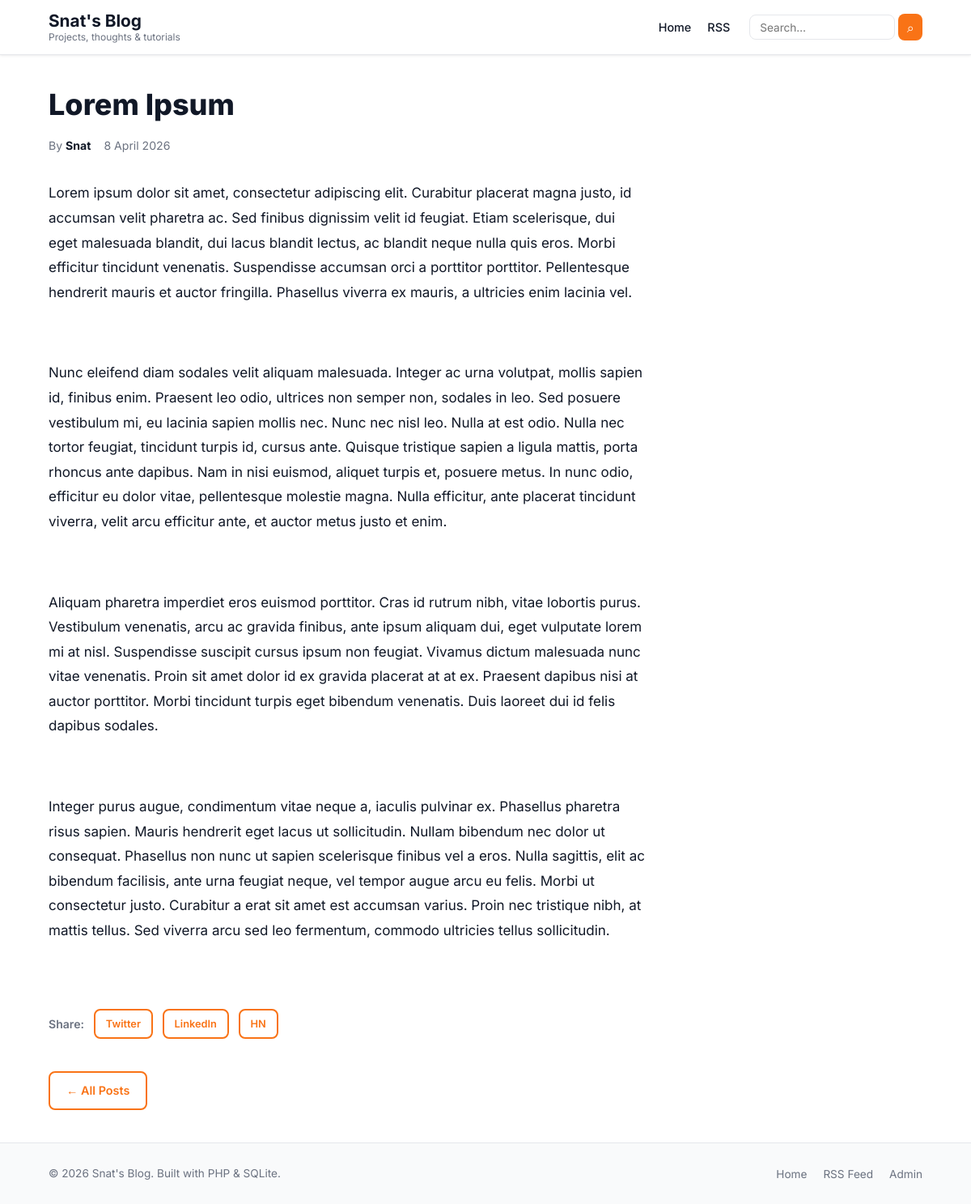
The page /post.php?id=1 on the database its author committed.
### tables this page shows
CREATE TABLE posts (
            id             INTEGER PRIMARY KEY AUTOINCREMENT,
            title          TEXT    NOT NULL,
            slug           TEXT    NOT NULL UNIQUE,
            content        TEXT    NOT NULL DEFAULT '',
            excerpt        TEXT    NOT NULL DEFAULT '',
            featured_image TEXT,
            author_id      INTEGER NOT NULL REFERENCES users(id)       ON DELETE CASCADE,
            category_id    INTEGER          REFERENCES categories(id)  ON DELETE SET NULL,
            status         TEXT    NOT NULL DEFAULT 'draft'
                               CHECK(status IN ('published','draft')),
            created_at     TEXT    NOT NULL DEFAULT (datetime('now')),
            updated_at     TEXT    NOT NULL DEFAULT (datetime('now'))
        );

CREATE TABLE users (
            id           INTEGER PRIMARY KEY AUTOINCREMENT,
            username     TEXT    NOT NULL UNIQUE,
            password     TEXT    NOT NULL,
            email        TEXT    NOT NULL UNIQUE,
            created_at   TEXT    NOT NULL DEFAULT (datetime('now'))
        );

### config.php (called while the page is built, shortened)
<?php
function getDB(): PDO
{
    static $pdo = null;
    if ($pdo === null) {
        $pdo = new PDO('sqlite:' . DB_FILE);
        $pdo->setAttribute(PDO::ATTR_ERRMODE,            PDO::ERRMODE_EXCEPTION);
        $pdo->setAttribute(PDO::ATTR_DEFAULT_FETCH_MODE, PDO::FETCH_ASSOC);
        $pdo->setAttribute(PDO::ATTR_EMULATE_PREPARES,   false);
        $pdo->exec('PRAGMA foreign_keys = ON;');
    }
    return $pdo;
}

### functions.php (called while the page is built, shortened)
<?php
require_once __DIR__ . '/config.php';
function e(string $string): string
{
    return htmlspecialchars($string, ENT_QUOTES | ENT_SUBSTITUTE, 'UTF-8');
}
function formatDate(string $dateString, string $format = 'j F Y'): string
{
    $dt = new DateTime($dateString, new DateTimeZone('UTC'));
    return $dt->format($format);
}
function getPostById(int $id): ?array
{
    $stmt = getDB()->prepare("
        SELECT p.*, u.username AS author_name, c.name AS category_name, c.slug AS category_slug
        FROM posts p
        LEFT JOIN users      u ON u.id = p.author_id
        LEFT JOIN categories c ON c.id = p.category_id
        WHERE p.id = :id
    ");
    $stmt->execute([':id' => $id]);
    $row = $stmt->fetch();
    return $row ?: null;
}

### post.php (the view, shortened to what this page needs)
<?php
require_once __DIR__ . '/functions.php';
$post = null;
if (!empty($_GET['slug'])) {
    $slug = preg_replace('/[^a-z0-9\-]/', '', strtolower(trim($_GET['slug'])));
    $post = getPostBySlug($slug);
} elseif (!empty($_GET['id'])) {
    $id   = (int) $_GET['id'];
    $row  = getPostById($id);
    if ($row && $row['status'] === 'published') {
        $post = $row;
    }
}
$postUrl   = SITE_URL . '/post/' . e($post['slug']);
require_once __DIR__ . '/templates/header.php';
?>
<article class="post-single" itemscope itemtype="https://schema.org/BlogPosting">
    <header class="post-single__header">
        <h1 class="post-single__title" itemprop="headline"><?= e($post['title']) ?></h1>
        <div class="post-single__meta">
            <span>By <strong itemprop="author"><?= e($post['author_name'] ?? DEFAULT_AUTHOR) ?></strong></span>
            <time datetime="<?= e($post['created_at']) ?>" itemprop="datePublished">
                <?= formatDate($post['created_at']) ?>
            </time>
        </div>
    </header>
    <div class="post-single__content" itemprop="articleBody">
        <?= $post['content']  ?>
    </div>
    <div class="post-single__share">
        <span>Share:</span>
        <a href="https://twitter.com/intent/tweet?url=<?= urlencode($postUrl) ?>&text=<?= urlencode($post['title']) ?>"
           class="btn btn--sm btn--outline" target="_blank" rel="noopener noreferrer">Twitter</a>
        <a href="https://www.linkedin.com/shareArticle?mini=true&url=<?= urlencode($postUrl) ?>&title=<?= urlencode($post['title']) ?>"
           class="btn btn--sm btn--outline" target="_blank" rel="noopener noreferrer">LinkedIn</a>
        <a href="https://news.ycombinator.com/submitlink?u=<?= urlencode($postUrl) ?>&t=<?= urlencode($post['title']) ?>"
           class="btn btn--sm btn--outline" target="_blank" rel="noopener noreferrer">HN</a>
    </div>
</article>
<div style="margin-top:2.5rem;">
    <a href="<?= SITE_URL ?>" class="btn btn--outline">&larr; All Posts</a>
</div>
<?php require_once __DIR__ . '/templates/footer.php'; ?>

### assets/css/style.css (style rules this page uses)
:root { --clr-bg: #ffffff; --clr-surface: #f9fafb; --clr-border: #e5e7eb; --clr-text: #111827; --clr-text-muted: #6b7280; --clr-accent: #f97316; --clr-accent-dark: #ea6c0a; --clr-accent-bg: #fff7ed; --font-body: 'Inter', 'Roboto', 'Open Sans', system-ui, sans-serif; --font-mono: 'Fira Code', 'Courier New', monospace; --radius-sm: 4px; --radius-md: 8px; --radius-lg: 12px; --shadow-sm: 0 1px 3px rgba(0,0,0,.08); --shadow-md: 0 4px 12px rgba(0,0,0,.10); --shadow-lg: 0 8px 24px rgba(0,0,0,.12); --transition: .2s ease; --container-width: 1120px; --container-pad: 1.25rem; }
*, *::before, *::after { box-sizing: border-box; margin: 0; padding: 0; }
html { scroll-behavior: smooth; -webkit-text-size-adjust: 100%; }
body { font-family: var(--font-body); font-size: 1rem; line-height: 1.7; color: var(--clr-text); background: var(--clr-bg); min-height: 100vh; display: flex; flex-direction: column; }
a { color: var(--clr-accent); text-decoration: none; transition: color var(--transition); }
.btn { display: inline-flex; align-items: center; gap: .375rem; padding: .6rem 1.25rem; border-radius: var(--radius-md); font-weight: 600; font-size: .9rem; border: 2px solid transparent; transition: background var(--transition), color var(--transition), border-color var(--transition); text-decoration: none; white-space: nowrap; }
.btn--outline { background: transparent; color: var(--clr-accent); border-color: var(--clr-accent); }
.btn--sm { padding: .35rem .8rem; font-size: .8rem; }
.post-single { max-width: 740px; }
.post-single__header { margin-bottom: 2rem; }
.post-single__title { font-size: 2.25rem; font-weight: 800; line-height: 1.2; color: var(--clr-text); margin-bottom: 1rem; }
.post-single__meta { display: flex; flex-wrap: wrap; gap: 1rem; color: var(--clr-text-muted); font-size: .88rem; align-items: center; }
.post-single__meta strong { color: var(--clr-text); }
.post-single__content { font-size: 1.0625rem; line-height: 1.8; color: var(--clr-text); }
.post-single__content p { margin-bottom: 1.2rem; }
.post-single__share { margin-top: 2rem; display: flex; gap: .75rem; align-items: center; flex-wrap: wrap; }
.post-single__share span { font-weight: 600; font-size: .88rem; color: var(--clr-text-muted); }

### rows shown on the page
posts: title "Lorem Ipsum", author.username "Snat", created_at "8 April 2026", content "Lorem ipsum dolor sit amet, consectetur adipiscing elit. Curabitur placerat magna justo, id accumsan velit pharetra ac. Sed finibus dignissim velit id feugiat. Etiam scelerisque, dui eget malesuada blandit, dui lacus blandit lectus, ac blandit neque nulla quis eros. Morbi efficitur tincidunt venenatis. Suspendisse accumsan orci a porttitor porttitor. Pellentesque hendrerit mauris et auctor fringilla. Phasellus viverra ex mauris, a ultricies enim lacinia vel. Nunc eleifend diam sodales velit aliquam malesuada. Integer ac urna volutpat, mollis sapien id, finibus enim. Praesent leo odio, ultrices non semper non, sodales in leo. Sed posuere vestibulum mi, eu lacinia sapien mollis nec. Nunc nec…"

### other values the page prints
SITE_NAME "Snat's Blog"
SITE_TAGLINE "Projects, thoughts & tutorials"
